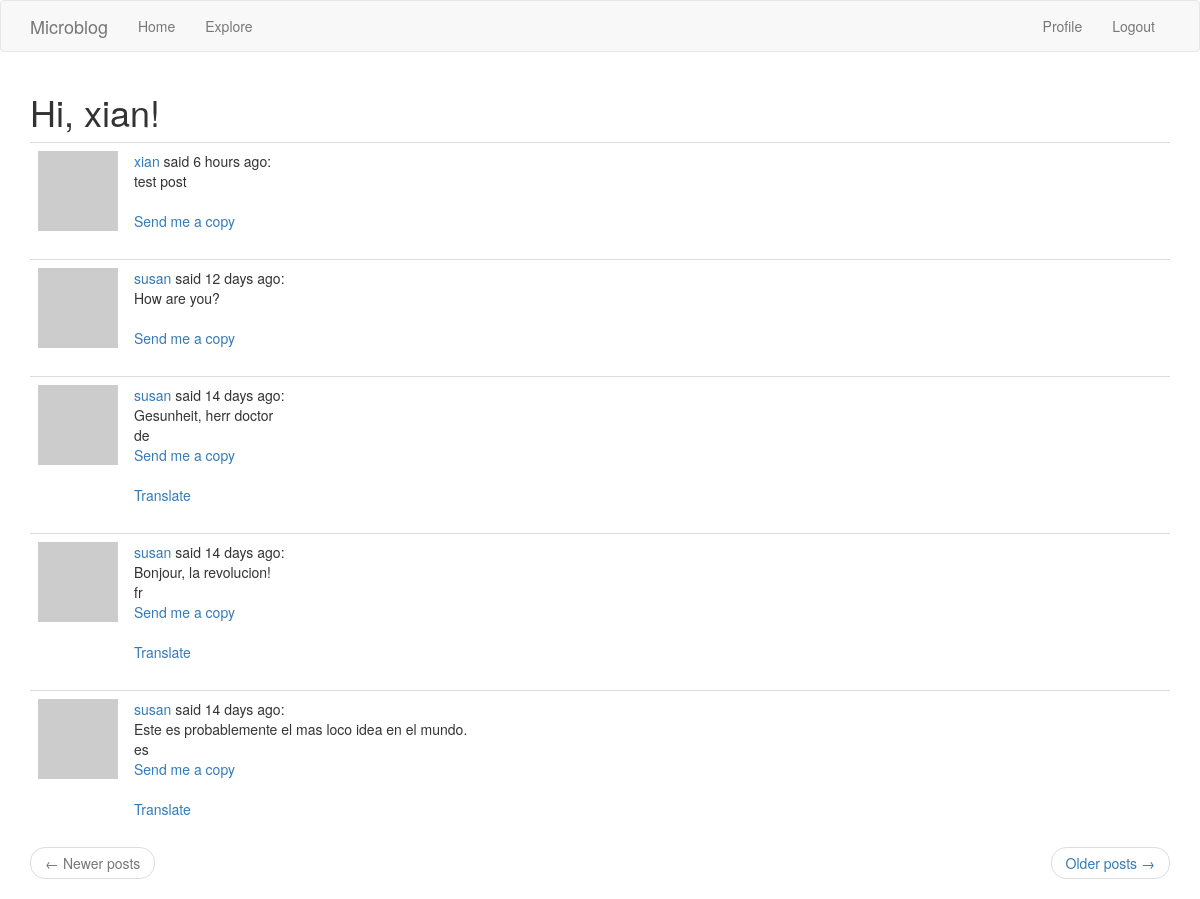
Page /explore (signed in) on the committed database.
### app/models.py (models this page shows, shortened)
class User(UserMixin, db.Model):
    id = db.Column(db.Integer, primary_key=True)
    username = db.Column(db.String(64), index=True, unique=True)
    email = db.Column(db.String(120), index=True, unique=True)
    password_hash = db.Column(db.String(128))
    posts = db.relationship('Post', backref='author', lazy='dynamic')
    about_me = db.Column(db.String(140))
    last_seen = db.Column(db.DateTime, default=datetime.utcnow)
    followed = db.relationship(
        'User', secondary=followers,
        primaryjoin=(followers.c.follower_id == id),
        secondaryjoin=(followers.c.followed_id == id),
        backref=db.backref('followers', lazy='dynamic'), lazy='dynamic')
    def avatar(self, size):
        digest = md5(self.email.lower().encode('utf-8')).hexdigest()
        return 'https://www.gravatar.com/avatar/{}?d=identicon&s={}'.format(
            digest, size)

class Post(db.Model):
    id = db.Column(db.Integer, primary_key=True)
    body = db.Column(db.String(140))
    timestamp = db.Column(db.DateTime, index=True, default=datetime.utcnow)
    user_id = db.Column(db.Integer, db.ForeignKey('user.id'))
    language = db.Column(db.String(5))

### app/routes.py (the view)
@app.route('/explore')
@login_required
def explore():
    page = request.args.get('page', 1, type=int)
    posts = Post.query.order_by(Post.timestamp.desc()).paginate(
        page, app.config['POSTS_PER_PAGE'], False)
    next_url = url_for('explore', page=posts.next_num) \
        if posts.has_next else None
    prev_url = url_for('explore', page=posts.prev_num) \
        if posts.has_prev else None
    return render_template('index.html', title=_('Explore'),
                           posts=posts.items, next_url=next_url,
                           prev_url=prev_url)

### app/models.py (called while the page is built)
@login.user_loader
def load_user(id):
    return User.query.get(int(id))

### app/routes.py (called while the page is built)
@app.before_request
def before_request():
    if current_user.is_authenticated:
        current_user.last_seen = datetime.utcnow()
        db.session.commit()
    g.locale = str(get_locale())

### app/templates/index.html (shortened to what this page needs)
{% extends "base.html" %}
{% import 'bootstrap/wtf.html' as wtf %}
{% block app_content %}
    <h1>{{ _('Hi, %(username)s!', username=current_user.username) }}</h1>
    {% for post in posts %}
        {% include '_post.html' %}
    {% endfor %}
    <nav aria-label="...">
        <ul class="pager">
            <li class="previous{% if not prev_url %} disabled{% endif %}">
                <a href="{{ prev_url or '#' }}">
                    <span aria-hidden="true">&larr;</span> {{ _('Newer posts') }}
                </a>
            </li>
            <li class="next{% if not next_url %} disabled{% endif %}">
                <a href="{{ next_url or '#' }}">
                    {{ _('Older posts') }} <span aria-hidden="true">&rarr;</span>
                </a>
            </li>
        </ul>
    </nav>
{% endblock %}

### app/templates/_post.html
    <table class="table table-hover">
        <tr>
            <td width="70px">
                <a href="{{ url_for('user', username=post.author.username) }}">
                    <img src="{{ post.author.avatar(70) }}" />
                </a>
            </td>
            <td>
                    <a href="{{ url_for('user', username=post.author.username) }}">
                        {{ post.author.username }}
                    </a> said {{moment(post.timestamp).fromNow()}}:
                <br>
                <span id="post{{ post.id }}">{{ post.body }}</span>
                <br>
                <span>{{post.language}}</span>
                <br>
                <a href="{{ url_for('sendpost', author=post.author.username, post=post.body, time=post.timestamp)}}">Send me a copy</a>
                {% if post.language and post.language != g.locale %}
                <br><br>
                <span id="translation{{ post.id }}">
                    <a href="javascript:translate(
                                '#post{{ post.id }}',
                                '#translation{{ post.id }}',
                                '{{ post.language }}',
                                '{{ g.locale }}');">{{ _('Translate') }}</a>
                </span>
                {% endif %}
            </td>
        </tr>
    </table>

### rows in the picture
Post: author.username "xian", timestamp "6 hours ago", body "test post"
Post: author.username "susan", timestamp "12 days ago", body "How are you?"
Post: author.username "susan", timestamp "14 days ago", body "Gesunheit, herr doctor", language "de"
Post: author.username "susan", timestamp "14 days ago", body "Bonjour, la revolucion!", language "fr"
Post: author.username "susan", timestamp "14 days ago", body "Este es probablemente el mas loco idea en el mundo.", language "es"
